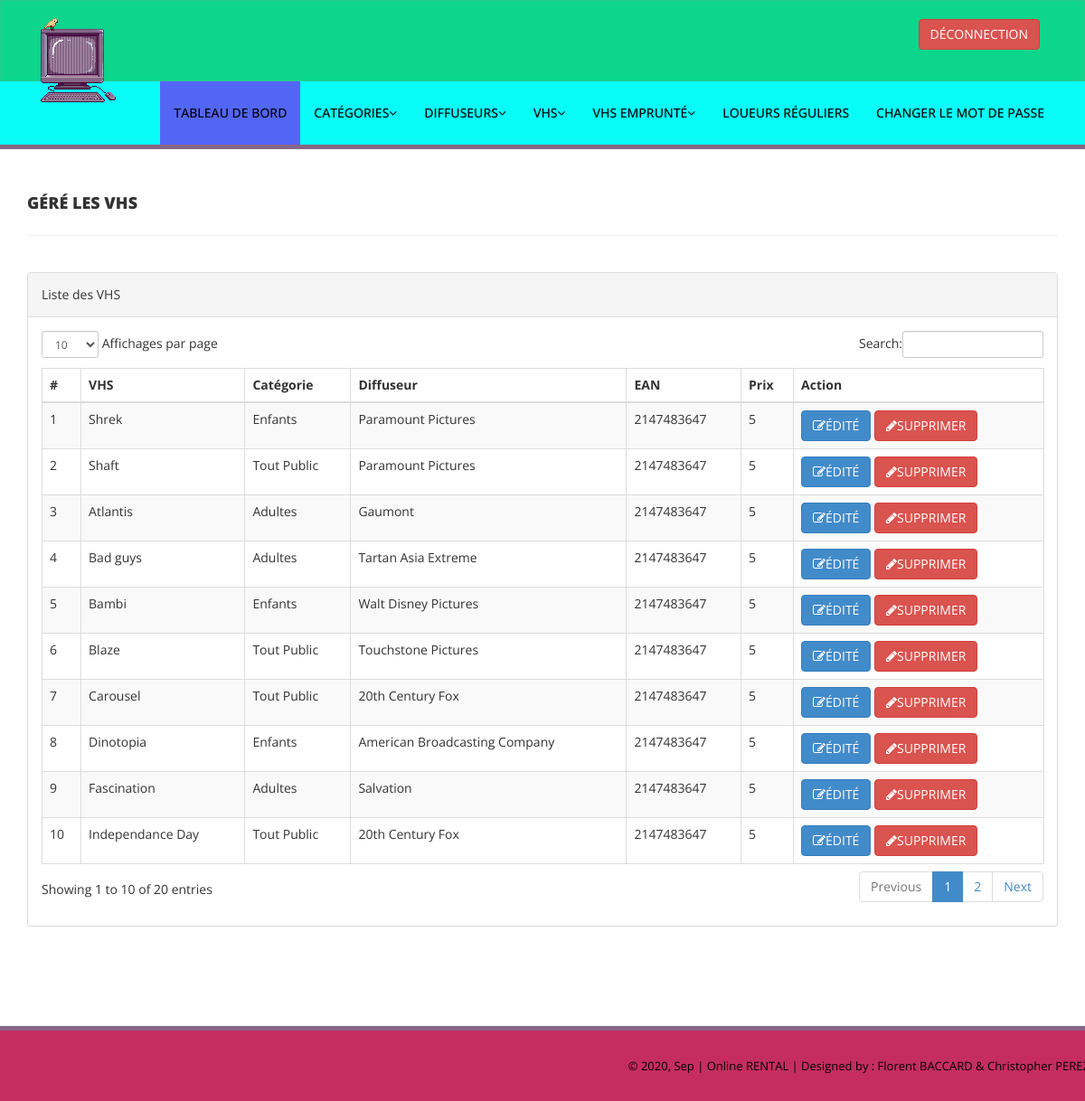
Page /Rental_VHS/admin/manage-vhs.php (signed in) on the committed database.
### tables this page shows
CREATE TABLE IF NOT EXISTS `tblvhs` (
  `id` int NOT NULL AUTO_INCREMENT,
  `VHSName` varchar(255) DEFAULT NULL,
  `CatId` int DEFAULT NULL,
  `DiffuserId` int DEFAULT NULL,
  `EAN` int DEFAULT NULL,
  `VHSPrice` int DEFAULT NULL,
  `RegDate` timestamp NULL DEFAULT CURRENT_TIMESTAMP,
  `UpdationDate` timestamp NULL DEFAULT NULL ON UPDATE CURRENT_TIMESTAMP,
  PRIMARY KEY (`id`)
);

CREATE TABLE IF NOT EXISTS `tblcategory` (
  `id` int NOT NULL AUTO_INCREMENT,
  `CategoryName` varchar(150) DEFAULT NULL,
  `Status` int DEFAULT NULL,
  `CreationDate` timestamp NULL DEFAULT CURRENT_TIMESTAMP,
  `UpdationDate` timestamp NULL DEFAULT NULL,
  PRIMARY KEY (`id`)
);

CREATE TABLE IF NOT EXISTS `tbldiffusers` (
  `id` int NOT NULL AUTO_INCREMENT,
  `DiffuserName` varchar(159) DEFAULT NULL,
  `CreationDate` timestamp NULL DEFAULT CURRENT_TIMESTAMP,
  `UpdationDate` timestamp NULL DEFAULT NULL ON UPDATE CURRENT_TIMESTAMP,
  PRIMARY KEY (`id`)
);

### Rental_VHS/admin/manage-vhs.php (the view, shortened to what this page needs)
<?php
include('includes/config.php');
if (strlen($_SESSION['alogin']) == 0) {
    header('location:index.php');
} else {
    ?>
    <!DOCTYPE html>
    <html lang="fr">
    <head>
        <link href="assets/css/bootstrap.css" rel="stylesheet" />
        <link href="assets/css/font-awesome.css" rel="stylesheet" />
        <link href="assets/js/dataTables/dataTables.bootstrap.css" rel="stylesheet" />
        <link href="assets/css/style.css" rel="stylesheet" />
    </head>
    <body>
        <?php include('includes/header.php'); ?>
        <div class="content-wrapper">
            <div class="container">
                <div class="row pad-botm">
                    <div class="col-md-12">
                        <h4 class="header-line">Géré les VHS</h4>
                    </div>
                    <div class="row">
                    </div>
                </div>
                <div class="row">
                    <div class="col-md-12">
                        <div class="panel panel-default">
                            <div class="panel-heading">
                                Liste des VHS
                            </div>
                            <div class="panel-body">
                                <div class="table-responsive">
                                    <table class="table table-striped table-bordered table-hover" id="dataTables-example">
                                        <thead>
                                            <tr>
                                                <th>#</th>
                                                <th>VHS</th>
                                                <th>Catégorie</th>
                                                <th>Diffuseur</th>
                                                <th>EAN</th>
                                                <th>Prix</th>
                                                <th>Action</th>
                                            </tr>
                                        </thead>
                                        <tbody>
                                            <?php $sql = "SELECT tblvhs.VHSName,tblcategory.CategoryName,tbldiffusers.DiffuserName,tblvhs.EAN,tblvhs.VHSPrice,tblvhs.id as vhsid from  tblvhs join tblcategory on tblcategory.id=tblvhs.CatId join tbldiffusers on tbldiffusers.id=tblvhs.DiffuserId";
                                            $query = $dbh->prepare($sql);
                                            $query->execute();
                                            $results = $query->fetchAll(PDO::FETCH_OBJ);
                                            $cnt = 1;
                                            if ($query->rowCount() > 0) {
                                                foreach ($results as $result) { ?>
                                                    <tr class="odd gradeX">
                                                        <td class="center">
                                                            <?php echo htmlentities($cnt); ?>
                                                        </td>
                                                        <td class="center">
                                                            <?php echo htmlentities($result->VHSName); ?>
                                                        </td>
                                                        <td class="center">
                                                            <?php echo htmlentities($result->CategoryName); ?>
                                                        </td>
                                                        <td class="center">
                                                            <?php echo htmlentities($result->DiffuserName); ?>
                                                        </td>
                                                        <td class="center">
                                                            <?php echo htmlentities($result->EAN); ?>
                                                        </td>
                                                        <td class="center">
                                                            <?php echo htmlentities($result->VHSPrice); ?>
                                                        </td>
                                                        <td class="center">
                                                            <a
                                                                href="edit-vhs.php?vhsid=<?php echo htmlentities($result->vhsid); ?>"><button
                                                                    class="btn btn-primary"><i class="fa fa-edit "></i>ÉDITÉ
                                                                </button>
                                                                <a href="manage-vhs.php?del=<?php echo htmlentities($result->vhsid); ?>"
                                                                    onclick="return confirm('Are you sure you want to delete?');">
                                                                    <button class="btn btn-danger"><i
                                                                            class="fa fa-pencil"></i>SUPPRIMER </button>
                                                        </td>
                                                    </tr>
                                                    <?php $cnt = $cnt + 1;
                                                }
                                            } ?>
                                        </tbody>
                                    </table>
                                </div>
                            </div>
                        </div>
                    </div>
                </div>
            </div>
        </div>
        <?php include('includes/footer.php'); ?>
    </body>
    </html>
<?php } ?>

### Rental_VHS/admin/assets/css/style.css (style rules this page uses)
.content-wrapper { margin-top: 40px; min-height:800px; padding-bottom:90px; }
.header-line { font-weight:900; padding-bottom:25px; border-bottom:1px solid #eeeeee; text-transform:uppercase; }
.pad-botm { padding-bottom:30px; }

### rows in the picture
tblvhs: VHSName "Shrek", tblcategory.CategoryName "Enfants", DiffuserId.DiffuserName "Paramount Pictures", EAN "2147483647", VHSPrice "5"
tblvhs: VHSName "Shaft", tblcategory.CategoryName "Tout Public", DiffuserId.DiffuserName "Paramount Pictures", EAN "2147483647", VHSPrice "5"
tblvhs: VHSName "Atlantis", tblcategory.CategoryName "Adultes", DiffuserId.DiffuserName "Gaumont", EAN "2147483647", VHSPrice "5"
tblvhs: VHSName "Bad guys", tblcategory.CategoryName "Adultes", DiffuserId.DiffuserName "Tartan Asia Extreme", EAN "2147483647", VHSPrice "5"
tblvhs: VHSName "Bambi", tblcategory.CategoryName "Enfants", DiffuserId.DiffuserName "Walt Disney Pictures", EAN "2147483647", VHSPrice "5"
tblvhs: VHSName "Blaze", tblcategory.CategoryName "Tout Public", DiffuserId.DiffuserName "Touchstone Pictures", EAN "2147483647", VHSPrice "5"
tblvhs: VHSName "Carousel", tblcategory.CategoryName "Tout Public", DiffuserId.DiffuserName "20th Century Fox", EAN "2147483647", VHSPrice "5"
tblvhs: VHSName "Dinotopia", tblcategory.CategoryName "Enfants", DiffuserId.DiffuserName "American Broadcasting Company", EAN "2147483647", VHSPrice "5"
tblvhs: VHSName "Fascination", tblcategory.CategoryName "Adultes", DiffuserId.DiffuserName "Salvation", EAN "2147483647", VHSPrice "5"
tblvhs: VHSName "Independance Day", tblcategory.CategoryName "Tout Public", DiffuserId.DiffuserName "20th Century Fox", EAN "2147483647", VHSPrice "5"

### other values in the picture
date('Y, M', filemtime(__FILE__)) "2020, Sep"
